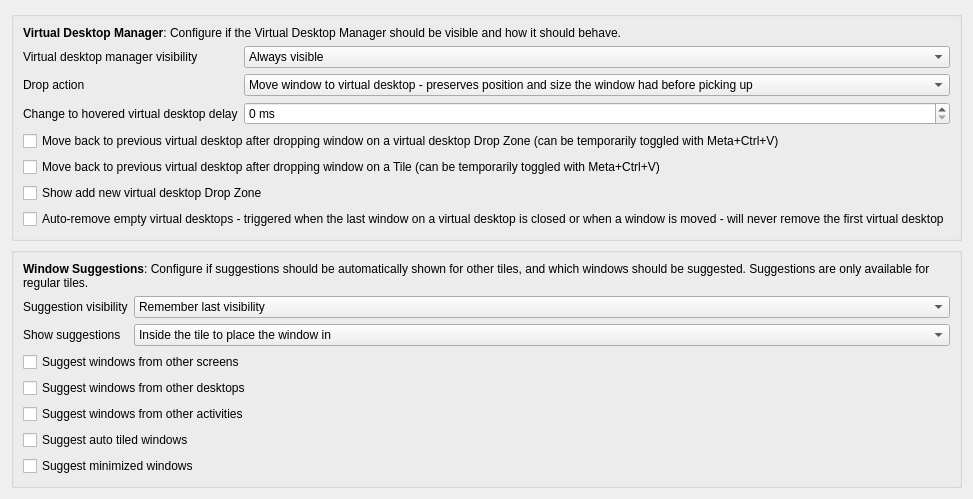
     <widget class="QWidget" name="tab_3">
      <attribute name="icon">
       <iconset theme="edit-select-all"/>
      </attribute>
      <attribute name="title">
       <string>Popup Grid - Tab 2</string>
      </attribute>
      <layout class="QVBoxLayout" name="verticalLayout_23">
       <item>
        <widget class="QGroupBox" name="groupBox_14">
         <property name="title">
          <string/>
         </property>
         <layout class="QVBoxLayout" name="verticalLayout_24">
          <item>
           <widget class="QLabel" name="label_10">
            <property name="text">
             <string>&lt;html&gt;&lt;head/&gt;&lt;body&gt;&lt;p&gt;&lt;span style=&quot; font-weight:700;&quot;&gt;Virtual Desktop Manager&lt;/span&gt;: Configure if the Virtual Desktop Manager should be visible and how it should behave.&lt;/p&gt;&lt;/body&gt;&lt;/html&gt;</string>
            </property>
           </widget>
          </item>
          <item>
           <layout class="QFormLayout" name="formLayout_8">
            <item row="0" column="0">
             <widget class="QLabel" name="label_12">
              <property name="text">
               <string>Virtual desktop manager visibility</string>
              </property>
             </widget>
            </item>
            <item row="0" column="1">
             <widget class="QComboBox" name="kcfg_virtualDesktopVisibility">
              <property name="sizePolicy">
               <sizepolicy hsizetype="Expanding" vsizetype="Fixed">
                <horstretch>0</horstretch>
                <verstretch>0</verstretch>
               </sizepolicy>
              </property>
              <item>
               <property name="text">
                <string>Always visible</string>
               </property>
              </item>
              <item>
               <property name="text">
                <string>Always visible but tiler is hidden - becomes a pure virtual desktop manager</string>
               </property>
              </item>
              <item>
               <property name="text">
                <string>Auto - only visible when at least 2 virtual desktops exist</string>
               </property>
              </item>
              <item>
               <property name="text">
                <string>Hidden</string>
               </property>
              </item>
             </widget>
            </item>
            <item row="2" column="0">
             <widget class="QLabel" name="label_47">
              <property name="text">
               <string>Change to hovered virtual desktop delay</string>
              </property>
             </widget>
            </item>
            <item row="2" column="1">
             <widget class="QSpinBox" name="kcfg_virtualDesktopHoverTime">
              <property name="sizePolicy">
               <sizepolicy hsizetype="MinimumExpanding" vsizetype="Fixed">
                <horstretch>0</horstretch>
                <verstretch>0</verstretch>
               </sizepolicy>
              </property>
              <property name="suffix">
               <string> ms</string>
              </property>
              <property name="maximum">
               <number>5000</number>
              </property>
              <property name="singleStep">
               <number>100</number>
              </property>
             </widget>
            </item>
            <item row="1" column="0">
             <widget class="QLabel" name="label_61">
              <property name="text">
               <string>Drop action</string>
              </property>
             </widget>
            </item>
            <item row="1" column="1">
             <widget class="QComboBox" name="kcfg_virtualDesktopDropAction">
              <property name="sizePolicy">
               <sizepolicy hsizetype="Expanding" vsizetype="Fixed">
                <horstretch>0</horstretch>
                <verstretch>0</verstretch>
               </sizepolicy>
              </property>
              <item>
               <property name="text">
                <string>Move window to virtual desktop - preserves position and size the window had before picking up</string>
               </property>
              </item>
              <item>
               <property name="text">
                <string>Maximize window on virtual desktop</string>
               </property>
              </item>
             </widget>
            </item>
           </layout>
          </item>
          <item>
           <widget class="QCheckBox" name="kcfg_moveBackOnDrop">
            <property name="text">
             <string>Move back to previous virtual desktop after dropping window on a virtual desktop Drop Zone (can be temporarily toggled with Meta+Ctrl+V)</string>
            </property>
           </widget>
          </item>
          <item>
           <widget class="QCheckBox" name="kcfg_moveBackOnTile">
            <property name="text">
             <string>Move back to previous virtual desktop after dropping window on a Tile (can be temporarily toggled with Meta+Ctrl+V)</string>
            </property>
           </widget>
          </item>
          <item>
           <widget class="QCheckBox" name="kcfg_showAddVirtualDesktopButton">
            <property name="text">
             <string>Show add new virtual desktop Drop Zone</string>
            </property>
           </widget>
          </item>
          <item>
           <widget class="QCheckBox" name="kcfg_autoRemoveEmptyVirtualDesktops">
            <property name="text">
             <string>Auto-remove empty virtual desktops - triggered when the last window on a virtual desktop is closed or when a window is moved - will never remove the first virtual desktop</string>
            </property>
           </widget>
          </item>
         </layout>
        </widget>
       </item>
       <item>
        <widget class="QGroupBox" name="groupBox_17">
         <property name="title">
          <string/>
         </property>
         <layout class="QVBoxLayout" name="verticalLayout_28">
          <item>
           <widget class="QLabel" name="label_104">
            <property name="text">
             <string>&lt;html&gt;&lt;head/&gt;&lt;body&gt;&lt;p&gt;&lt;span style=&quot; font-weight:700;&quot;&gt;Window Suggestions&lt;/span&gt;: Configure if suggestions should be automatically shown for other tiles, and which windows should be suggested. Suggestions are only available for regular tiles.&lt;/p&gt;&lt;/body&gt;&lt;/html&gt;</string>
            </property>
            <property name="wordWrap">
             <bool>true</bool>
            </property>
           </widget>
          </item>
          <item>
           <layout class="QFormLayout" name="formLayout_10">
            <item row="0" column="0">
             <widget class="QLabel" name="label_105">
              <property name="text">
               <string>Suggestion visibility</string>
              </property>
             </widget>
            </item>
            <item row="0" column="1">
             <widget class="QComboBox" name="kcfg_suggestionsVisibility">
              <property name="sizePolicy">
               <sizepolicy hsizetype="Expanding" vsizetype="Fixed">
                <horstretch>0</horstretch>
                <verstretch>0</verstretch>
               </sizepolicy>
              </property>
              <item>
               <property name="text">
                <string>Remember last visibility</string>
               </property>
              </item>
              <item>
               <property name="text">
                <string>Visible unless toggled off (need to be toggled off each time)</string>
               </property>
              </item>
              <item>
               <property name="text">
                <string>Hidden unless toggled on (needs to be toggled on before each tiling)</string>
               </property>
              </item>
             </widget>
            </item>
            <item row="1" column="0">
             <widget class="QLabel" name="label_108">
              <property name="text">
               <string>Show suggestions</string>
              </property>
             </widget>
            </item>
            <item row="1" column="1">
             <widget class="QComboBox" name="kcfg_suggestionsMode">
              <property name="sizePolicy">
               <sizepolicy hsizetype="Expanding" vsizetype="Fixed">
                <horstretch>0</horstretch>
                <verstretch>0</verstretch>
               </sizepolicy>
              </property>
              <item>
               <property name="text">
                <string>Inside the tile to place the window in</string>
               </property>
              </item>
              <item>
               <property name="text">
                <string>In a separate window next to the tile</string>
               </property>
              </item>
             </widget>
            </item>
           </layout>
          </item>
          <item>
           <widget class="QCheckBox" name="kcfg_suggestOtherScreens">
            <property name="text">
             <string>Suggest windows from other screens</string>
            </property>
           </widget>
          </item>
          <item>
           <widget class="QCheckBox" name="kcfg_suggestOtherDesktops">
            <property name="text">
             <string>Suggest windows from other desktops</string>
            </property>
           </widget>
          </item>
          <item>
           <widget class="QCheckBox" name="kcfg_suggestOtherActivities">
            <property name="text">
             <string>Suggest windows from other activities</string>
            </property>
           </widget>
          </item>
          <item>
           <widget class="QCheckBox" name="kcfg_suggestAutoTiled">
            <property name="text">
             <string>Suggest auto tiled windows</string>
            </property>
           </widget>
          </item>
          <item>
           <widget class="QCheckBox" name="kcfg_suggestMinimized">
            <property name="text">
             <string>Suggest minimized windows</string>
            </property>
           </widget>
          </item>
         </layout>
        </widget>
       </item>
       <item>
        <spacer name="verticalSpacer_4">
         <property name="orientation">
          <enum>Qt::Vertical</enum>
         </property>
         <property name="sizeType">
          <enum>QSizePolicy::MinimumExpanding</enum>
         </property>
         <property name="sizeHint" stdset="0">
          <size>
           <width>0</width>
           <height>0</height>
          </size>
         </property>
        </spacer>
       </item>
      </layout>
     </widget>
